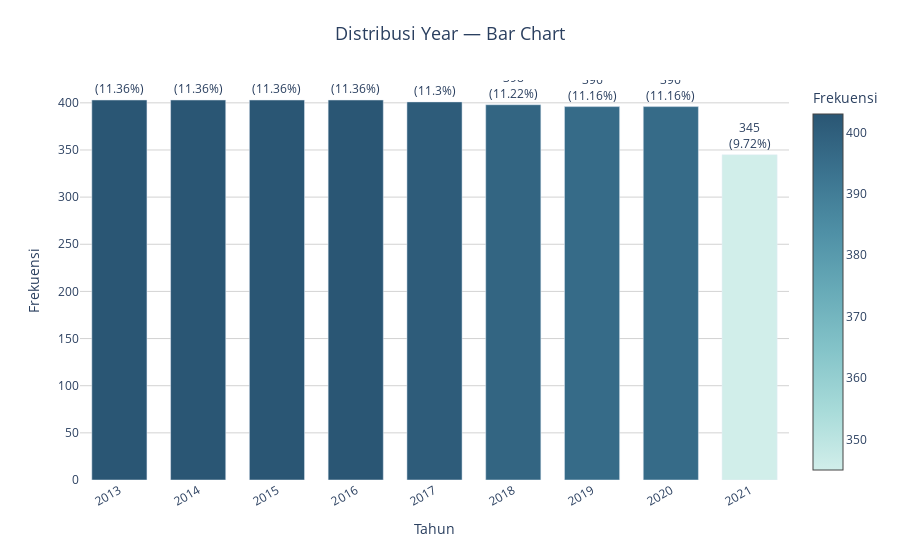

Notebook code for this chart:
### Code cell
fig_bar = go.Figure()

fig_bar.add_trace(go.Bar(
    x=year_freq['Year'].astype(str),
    y=year_freq['Frekuensi'],
    text=[f"{f}<br>({p}%)" for f, p in zip(year_freq['Frekuensi'], year_freq['Persentase (%)'])],
    textposition='outside',
    marker=dict(
        color=year_freq['Frekuensi'],
        colorscale='Teal',
        showscale=True,
        colorbar=dict(title='Frekuensi')
    ),
    hovertemplate=(
        "<b>Tahun:</b> %{x}<br>"
        "<b>Frekuensi:</b> %{y}<br>"
        "<b>Persentase:</b> %{text}<extra></extra>"
    )
))

fig_bar.update_layout(
    title=dict(text='Distribusi Year — Bar Chart', font=dict(size=18), x=0.5),
    xaxis=dict(title='Tahun', tickangle=-30, type='category'),
    yaxis=dict(title='Frekuensi'),
    plot_bgcolor='white',
    paper_bgcolor='white',
    showlegend=False,
    margin=dict(t=80, b=80),
    bargap=0.3
)

fig_bar.update_xaxes(showgrid=False)
fig_bar.update_yaxes(showgrid=True, gridcolor='lightgrey')

fig_bar.show()

### Figure 1 — Plotly figure (JSON) as saved in the notebook; plotly's stock layout.template omitted (floating-point values rounded to 4 significant figures)
{"data": [{"hovertemplate": "<b>Tahun:</b> %{x}<br><b>Frekuensi:</b> %{y}<br><b>Persentase:</b> %{text}<extra></extra>", "marker": {"color": [403, 403, 403, 403, 401, 398, 396, 396, 345], "colorbar": {"title": {"text": "Frekuensi"}}, "colorscale": [[0, "rgb(209, 238, 234)"], [0.1667, "rgb(168, 219, 217)"], [0.3333, "rgb(133, 196, 201)"], [0.5, "rgb(104, 171, 184)"], [0.6667, "rgb(79, 144, 166)"], [0.8333, "rgb(59, 115, 143)"], [1, "rgb(42, 86, 116)"]], "showscale": true}, "text": ["403<br>(11.36%)", "403<br>(11.36%)", "403<br>(11.36%)", "403<br>(11.36%)", "401<br>(11.3%)", "398<br>(11.22%)", "396<br>(11.16%)", "396<br>(11.16%)", "345<br>(9.72%)"], "textposition": "outside", "type": "bar", "x": ["2013", "2014", "2015", "2016", "2017", "2018", "2019", "2020", "2021"], "y": [403, 403, 403, 403, 401, 398, 396, 396, 345]}], "layout": {"bargap": 0.3, "margin": {"b": 80, "t": 80}, "paper_bgcolor": "white", "plot_bgcolor": "white", "showlegend": false, "title": {"font": {"size": 18}, "text": "Distribusi Year — Bar Chart", "x": 0.5}, "xaxis": {"showgrid": false, "tickangle": -30, "title": {"text": "Tahun"}, "type": "category"}, "yaxis": {"gridcolor": "lightgrey", "showgrid": true, "title": {"text": "Frekuensi"}}}}
